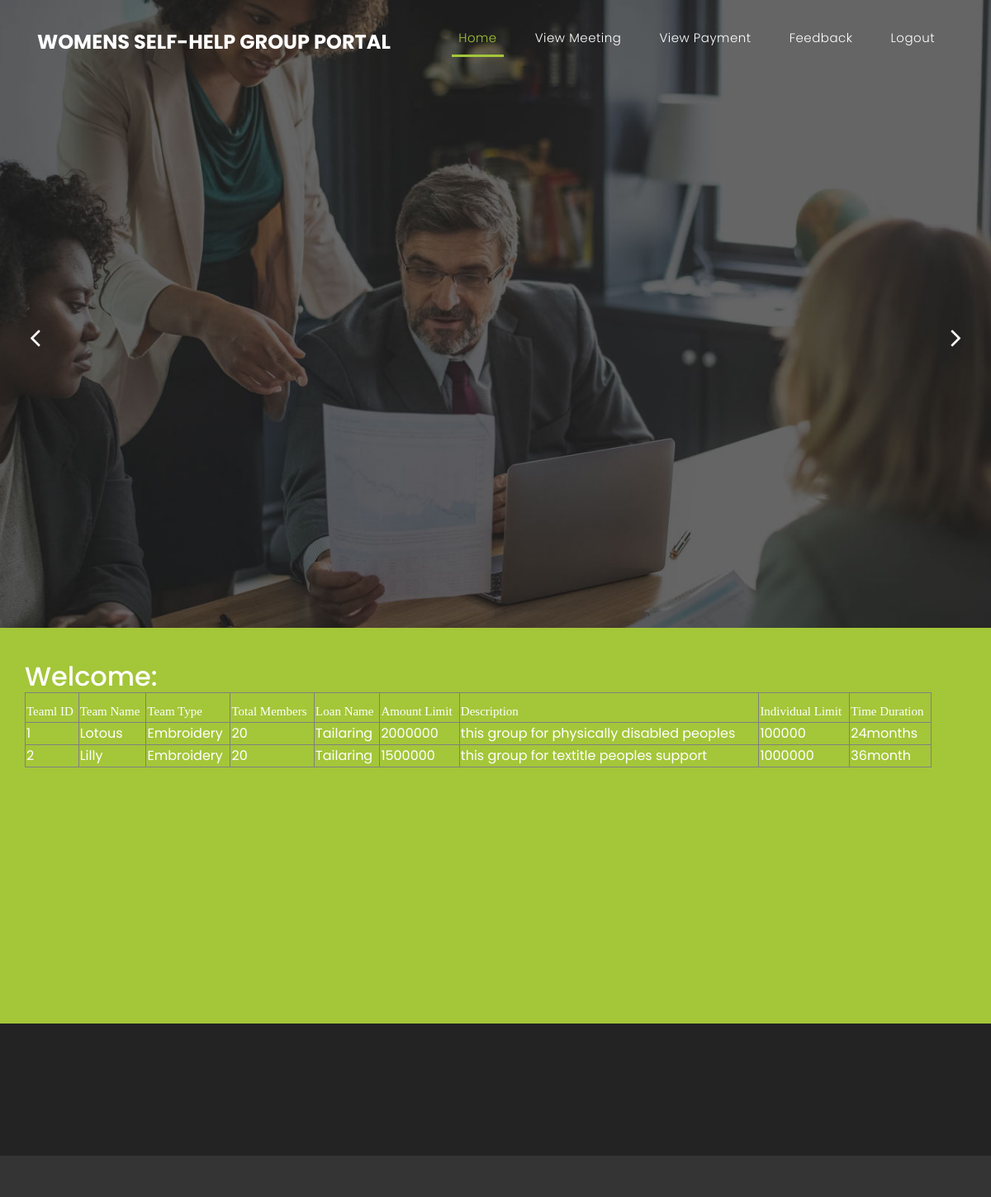
/UserHome.php, run on the app's committed database.
### tables this page shows
CREATE TABLE IF NOT EXISTS `addteam` (
  `teamid` varchar(50) NOT NULL,
  `teamname` varchar(50) NOT NULL,
  `teamtype` varchar(50) NOT NULL,
  `totalmembers` varchar(50) NOT NULL,
  `loanname` varchar(50) NOT NULL,
  `amountlimit` varchar(50) NOT NULL,
  `description` varchar(200) NOT NULL,
  `indivuduallimit` varchar(50) NOT NULL,
  `timeduration` varchar(50) NOT NULL
);

### UserHome.php (the view, shortened to what this page needs)
<!DOCTYPE html>
<html lang="en">
  <head>
    <link href="vendor/bootstrap/css/bootstrap.min.css" rel="stylesheet">
    <link rel="stylesheet" href="assets/css/fontawesome.css">
    <link rel="stylesheet" href="assets/css/templatemo-finance-business.css">
    <link rel="stylesheet" href="assets/css/owl.css">
  </head>
  <body>
    <header class="">
      <nav class="navbar navbar-expand-lg">
        <div class="container">
          <a class="navbar-brand" href="Homepage.php"><h2>Womens Self-Help Group Portal</h2></a>
          <div class="collapse navbar-collapse" id="navbarResponsive">
            <ul class="navbar-nav ml-auto">
              <li class="nav-item active">
                <a class="nav-link" href="UserHome.php">Home
                </a>
              </li>
              <li class="nav-item">
                <a class="nav-link" href="ViewMeeting.php">View Meeting</a>
              </li>
              <li class="nav-item">
                <a class="nav-link" href="ViewPayment.php">View Payment</a>
              </li>
			   <li class="nav-item">
                <a class="nav-link" href="AddFeedback.php">Feedback</a>
              </li>
              <li class="nav-item">
                <a class="nav-link" href="Login.php">Logout</a>
              </li>
            </ul>
          </div>
        </div>
      </nav>
    </header>
    <div class="main-banner header-text" id="top">
        <div class="Modern-Slider">
          <div class="item item-1">
            <div class="img-fill">
            </div>
          </div>
        </div>
    </div>
    <div class="request-form">
      <div class="container">
        <div class="row">
          <div class="col-md-20">
          <h2 align="left">Welcome:<?php echo $_SESSION['username'];?></h2>
          <table width="1098" height="67" border="1">
            <tr>
              <td><span class="style16">Teaml ID </span></td>
              <td><span class="style16">Team Name </span></td>
              <td><span class="style16">Team Type </span></td>
              <td><span class="style16">Total Members </span></td>
			   <td><span class="style16">Loan Name </span></td>
              <td><span class="style16">Amount Limit </span></td>
              <td><span class="style16">Description </span></td>
              <td><span class="style16">Individual Limit </span></td>
              <td><span class="style16">Time Duration </span></td>
            </tr>
            <tr>
              <?php
		$sql = "SELECT * FROM addteam  ";
					$result = mysql_query($sql);
					$num=mysql_num_rows($result);
					$i=0;
					while($i < $num)
					{
								$a1=mysql_result($result,$i,"teamid");
								$a2=mysql_result($result,$i,"teamname");
								$a3=mysql_result($result,$i,"teamtype");
								$a4=mysql_result($result,$i,"totalmembers");
								$a5=mysql_result($result,$i,"loanname");
								$a6=mysql_result($result,$i,"amountlimit");
								$a7=mysql_result($result,$i,"description");
							    $a8=mysql_result($result,$i,"indivuduallimit");
								$a9=mysql_result($result,$i,"timeduration");
			?>
              <td><?php echo $a1; ?></td>
              <td><?php echo $a2; ?></td>
              <td><?php echo $a3; ?></td>
              <td><?php echo $a4; ?></td>
              <td><?php echo $a5; ?></td>
              <td><?php echo $a6; ?></td>
              <td><?php echo $a7; ?></td>
              <td><?php echo $a8; ?></td>
			    <td><?php echo $a9; ?></td>
            </tr>
            <?php
				$i++;}
			?>
          </table>
          <p align="left">&nbsp;</p>
          <p align="left">&nbsp;</p>
          <p align="left">&nbsp;</p>
          <p align="left">&nbsp;</p>
          <p align="left">&nbsp;</p>
          <p align="left">&nbsp;</p>
          <p align="left">&nbsp;</p>
          <p align="left">&nbsp;</p>
          <p align="left">&nbsp;</p>
          </div>
        </div>
      </div>
    </div>
<footer>
  </footer>
    <div class="sub-footer">
    </div>
  </body>
</html>

### assets/css/templatemo-finance-business.css (style rules this page uses)
body { font-family: 'Poppins', sans-serif; overflow-x: hidden; text-rendering: optimizeLegibility; -webkit-font-smoothing: antialiased; -moz-osx-font-smoothing: grayscale; }
p { margin-bottom: 0px; font-size: 14px; color: #666666; line-height: 30px; }
a { text-decoration: none!important; }
ul { padding: 0; margin: 0; list-style: none; }
h1,h2,h3,h4,h5,h6 { margin: 0px; }
header { position: absolute; z-index: 99999; width: 100%; background-color: transparent!important; height: 80px; -webkit-transition: all 0.3s ease-in-out 0s; -moz-transition: all 0.3s ease-in-out 0s; -o-transition: all 0.3s ease-in-out 0s; transition: all 0.3s ease-in-out 0s; }
header .navbar { padding: 20px 0px; }
.navbar .navbar-brand { float: left; margin-top: 12px; outline: none; }
.navbar .navbar-brand h2 { color: #fff; text-transform: uppercase; font-size: 24px; font-weight: 700; -webkit-transition: all .3s ease 0s; -moz-transition: all .3s ease 0s; -o-transition: all .3s ease 0s; transition: all .3s ease 0s; }
#navbarResponsive { z-index: 999; }
.navbar-collapse { text-align: center; }
.navbar .navbar-nav .nav-item { margin: 0px 15px; }
.navbar .navbar-nav a.nav-link { text-transform: capitalize; font-size: 15px; font-weight: 300; letter-spacing: 0.5px; color: #fff; transition: all 0.5s; margin-top: 5px; }
.navbar .navbar-nav .nav-link:hover, .navbar .navbar-nav .active>.nav-link, .navbar .navbar-nav .nav-link.active, .navbar .navbar-nav .nav-link.show, .navbar .navbar-nav .show>.nav-link { color: #a4c639; border-bottom: 3px solid #a4c639; }
.img-fill { width: 100%; display: block; overflow: hidden; position: relative; text-align: center }
*, *:before, *:after { -webkit-box-sizing: border-box; box-sizing: border-box; -webkit-font-smoothing: antialiased; -moz-osx-font-smoothing: grayscale; }
.blocks-box, .slick-slider { margin: 0; padding: 0!important; }
.slick-slide { float: left; padding: 0; }
.Modern-Slider .item .img-fill { background-size: cover; background-position: center center; background-repeat: no-repeat; height:95vh; }
.Modern-Slider .item-1 .img-fill { background-image: url(../images/slide_01.jpg); }
.Modern-Slider .item.slick-active { animation:Slick-FastSwipeIn 1s both; }
.Modern-Slider { background:#000; }
.slick-slider { position:relative;display:block;-webkit-user-select:none;-moz-user-select:none;-ms-user-select:none;user-select:none;-webkit-touch-callout:none;-khtml-user-select:none;-ms-touch-action:pan-y;touch-action:pan-y;-webkit-tap-highlight-color:transparent }
.slick-slide { display:none;float:left ;height:100%;min-height:1px }
.slick-initialized .slick-slide { display:block }
.request-form { background-color: #a4c639; padding: 40px 0px; color: #fff; }
.request-form span { font-size: 15px; font-weight: 400; display: inline-block; margin-top: 10px; }
footer { background-color: #232323; padding: 80px 0px; color: #fff; }
.sub-footer { background-color: #343434; text-align: center; padding: 25px 0px; }

### UserHome.php (style rules this page uses)
.style16 { font-family: "Times New Roman", Times, serif }

### data on the page
addteam: teamid "1", teamname "Lotous", teamtype "Embroidery", totalmembers "20", loanname "Tailaring", amountlimit "2000000", description "this group for physically disabled peoples", indivuduallimit "100000", timeduration "24months"
addteam: teamid "2", teamname "Lilly", teamtype "Embroidery", totalmembers "20", loanname "Tailaring", amountlimit "1500000", description "this group for textitle peoples support", indivuduallimit "1000000", timeduration "36month"
